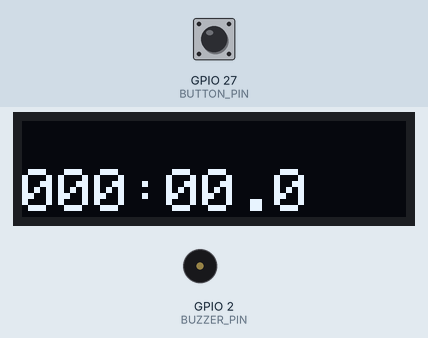
Simulated run of this sketch. Board: ESP32. On the bench: 128×32 one-colour display, buzzer (waves = sounding). The test bench sets the inputs (shaded band); at power-on: GPIO 27 (BUTTON_PIN) HIGH. The display library's start-up logo is not drawn; what the sketch prints to the serial monitor is not drawn.

Above: at 1.2 s.
1.3 s: GPIO 27 (BUTTON_PIN) pulled LOW for 0.15 s
At 1.38 s:
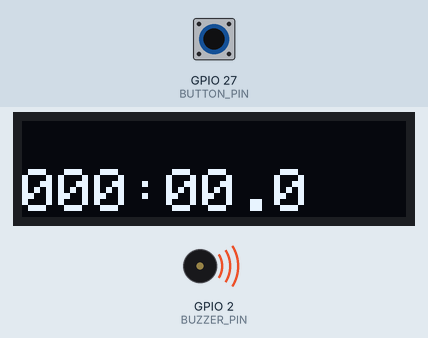
2.0 s: GPIO 27 (BUTTON_PIN) pulled LOW for 1 s
At 2.8 s:
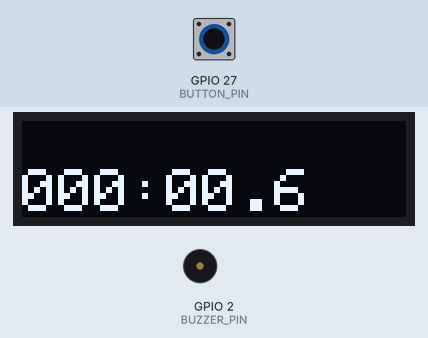
4.5 s: GPIO 27 (BUTTON_PIN) pulled LOW for 0.15 s
At 4.58 s:
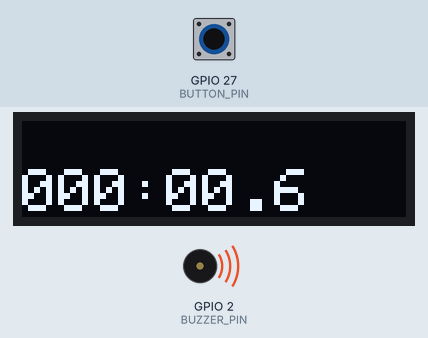
Timing chart, 0 to 7.5 s (numbered marks = the images above; inputs shaded):
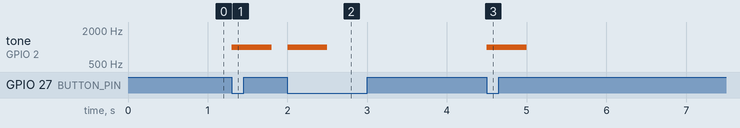

Measured:
- after the input at 1.3 s, tone on GPIO 2 (BUZZER_PIN): silent → 1000 Hz at once, → silent 0.50 s later
- after the input at 2.0 s, tone on GPIO 2 (BUZZER_PIN): silent → 1000 Hz at once, → silent 0.50 s later
- after the input at 4.5 s, tone on GPIO 2 (BUZZER_PIN): silent → 1000 Hz at once, → silent 0.50 s later

The sketch:

orienteering-clock.ino
```cpp
#include <Wire.h>
#include <Adafruit_GFX.h>
#include <Adafruit_SSD1306.h>

// Define the OLED dimensions
#define SCREEN_WIDTH 128 // OLED display width, in pixels
#define SCREEN_HEIGHT 32 // OLED display height, in pixels

// Declaration for an SSD1305 display connected to I2C (4-wire)
#define OLED_RESET     -1 // Reset pin # (or -1 if sharing Arduino reset pin)
#define SCREEN_ADDRESS 0x3C ///< See datasheet for Address; 0x3D for 128x64, 0x3C for 128x32

// Define I2C pins for ESP32
#define OLED_SDA 16
#define OLED_SCL 17

// Define button pin
#define BUTTON_PIN 27

Adafruit_SSD1306 display(SCREEN_WIDTH, SCREEN_HEIGHT, &Wire, OLED_RESET);

// Stopwatch state
enum { STOPPED, RUNNING, PAUSED } stopwatchState = STOPPED;

unsigned long startTime = 0; // Time when stopwatch started (in milliseconds)
unsigned long elapsedTime = 0; // Time elapsed since stopwatch started or last resumed (in milliseconds)
unsigned long pausedTime = 0; // Time when stopwatch was paused (in milliseconds)

// Time components
int minutes = 0;
int seconds = 0;
int tenths = 0;

// Buzzer pin (define the actual pin when connected)
#define BUZZER_PIN 2 // Example pin, change if needed

// Function to update the display
void updateDisplay() {
  display.clearDisplay();
  display.setCursor(0, 16);

  if (stopwatchState == RUNNING || stopwatchState == PAUSED) {
    char timeString[10]; // Buffer for formatted time
    sprintf(timeString, "%03d:%02d.%1d", minutes, seconds, tenths);
    display.println(timeString);
  } else { // STOPPED
     display.println("000:00.0");
  }

  display.display();
}

void handleButton() {
  if (digitalRead(BUTTON_PIN) == LOW) {
      Serial.println("Button pressed.");

      changeClockState();

      updateDisplay();
      while(digitalRead(BUTTON_PIN) == LOW);
    }
}

void changeClockState() {
    if (stopwatchState == RUNNING) {
        pausedTime = millis() - startTime;
        stopwatchState = PAUSED;
    } else {
        if (stopwatchState == STOPPED) {
            startTime = millis();
            elapsedTime = 0;
            minutes = 0;
            seconds = 0;
            tenths = 0;
        } else { // PAUSED
            startTime = millis() - pausedTime;
        }
        stopwatchState = RUNNING;
    }

    tone(BUZZER_PIN, 1000, 500);
}

void setup() {
  Serial.begin(115200);

  Wire.begin(OLED_SDA, OLED_SCL);
  if(!display.begin(SSD1306_SWITCHCAPVCC, SCREEN_ADDRESS)) {
    Serial.println(F("SSD1306 allocation failed"));
    for(;;);
  }

  display.display();
  display.clearDisplay();
  display.setTextSize(2);
  display.setTextColor(SSD1306_WHITE);
  updateDisplay();

  pinMode(BUTTON_PIN, INPUT_PULLUP);
  pinMode(BUZZER_PIN, OUTPUT);
}

void loop() {
  handleButton();

  // Stopwatch update logic
  if (stopwatchState == RUNNING) {
    unsigned long currentTime = millis();
    elapsedTime = currentTime - startTime;

    // Calculate time components
    tenths = (elapsedTime / 100) % 10;
    seconds = (elapsedTime / 1000) % 60;
    minutes = (elapsedTime / 60000) % 1000; // Up to 999 minutes

    // Update display (only update periodically to avoid flickering and save resources)
    // For simplicity now, update every tenth of a second
    static unsigned long lastDisplayUpdateTime = 0;
    if (currentTime - lastDisplayUpdateTime >= 100) { // Update every 100ms (tenth of a second)
      lastDisplayUpdateTime = currentTime;

      // Update display
      updateDisplay();

      if (tenths == 0 && seconds == 0 && elapsedTime > 0) {
         tone(BUZZER_PIN, 500, 500);
      }
    }
  } else if (stopwatchState == PAUSED) {
  }

  delay(1);
}
```
